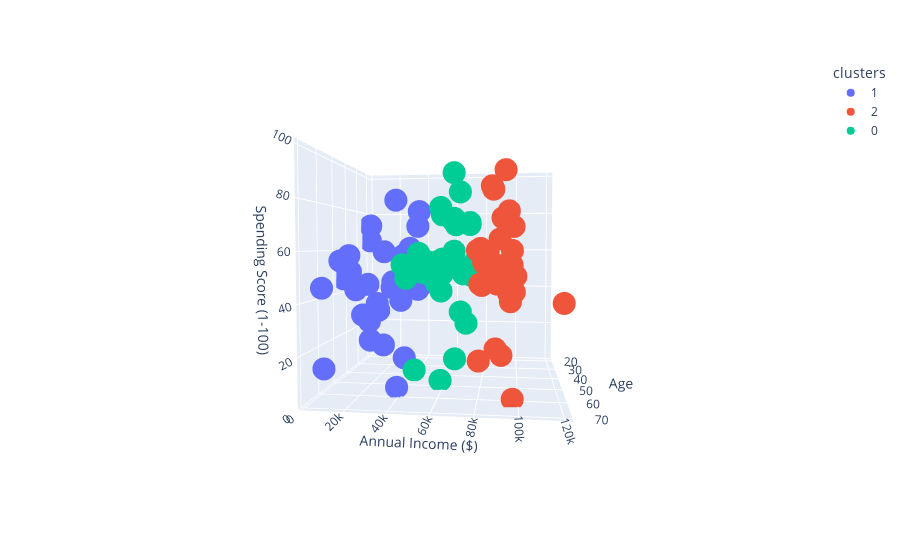

The notebook cell saved with this chart:
### Code cell
plt.scatter_3d(df,x='Age',
               y='Annual Income ($)',
               z='Spending Score (1-100)',
               color='clusters'
               )

### Figure 1 — Plotly figure (JSON) as saved in the notebook; plotly's stock layout.template omitted (floating-point values rounded to 4 significant figures)
{"data": [{"hovertemplate": "clusters=1<br>Age=%{x}<br>Annual Income ($)=%{y}<br>Spending Score (1-100)=%{z}<extra></extra>", "legendgroup": "1", "marker": {"color": "#636efa", "symbol": "circle"}, "mode": "markers", "name": "1", "scene": "scene", "showlegend": true, "type": "scatter3d", "x": [19, 21, 31, 35, 67, 37, 35, 52, 25, 40, 23, 60, 21, 42, 36, 65, 48, 31, 24, 31, 50, 69, 18, 43, 47, 60, 46, 21, 48, 55, 18, 40, 32, 47], "y": [15000, 35000, 38000, 31000, 7000, 19000, 29000, 20000, 4000, 18000, 20000, 39000, 34000, 14000, 9000, 25000, 22000, 33000, 3000, 25000, 18000, 8000, 9000, 3000, 9000, 10000, 34000, 24000, 31000, 11000, 36000, 31000, 24000, 2000], "z": [39, 81, 40, 6, 14, 13, 35, 29, 73, 31, 87, 4, 73, 17, 26, 35, 36, 61, 65, 42, 45, 46, 59, 50, 42, 56, 44, 57, 46, 58, 41, 40, 42, 47]}, {"hovertemplate": "clusters=2<br>Age=%{x}<br>Annual Income ($)=%{y}<br>Spending Score (1-100)=%{z}<extra></extra>", "legendgroup": "2", "marker": {"color": "#EF553B", "symbol": "circle"}, "mode": "markers", "name": "2", "scene": "scene", "showlegend": true, "type": "scatter3d", "x": [20, 23, 64, 30, 35, 58, 24, 20, 35, 35, 49, 21, 24, 29, 49, 33, 47, 53, 70, 68, 19, 32, 70, 59, 40, 23, 49, 67, 34, 48, 24, 20], "y": [86000, 84000, 97000, 98000, 93000, 80000, 91000, 89000, 96000, 78000, 91000, 95000, 85000, 78000, 88000, 97000, 95000, 89000, 84000, 82000, 81000, 97000, 91000, 89000, 99000, 97000, 98000, 120000, 76000, 88000, 80000, 80000], "z": [6, 94, 3, 72, 99, 15, 77, 66, 35, 61, 14, 81, 92, 42, 52, 60, 41, 46, 56, 48, 59, 47, 55, 47, 48, 52, 42, 41, 60, 49, 52, 49]}, {"hovertemplate": "clusters=0<br>Age=%{x}<br>Annual Income ($)=%{y}<br>Spending Score (1-100)=%{z}<extra></extra>", "legendgroup": "0", "marker": {"color": "#00cc96", "symbol": "circle"}, "mode": "markers", "name": "0", "scene": "scene", "showlegend": true, "type": "scatter3d", "x": [23, 22, 22, 35, 46, 31, 54, 29, 45, 53, 18, 30, 20, 49, 50, 27, 31, 59, 51, 27, 19, 67, 54, 63, 60, 26, 45, 57, 38, 22, 50, 68, 27, 48], "y": [59000, 58000, 51000, 62000, 42000, 71000, 67000, 52000, 68000, 59000, 62000, 62000, 69000, 72000, 52000, 71000, 74000, 68000, 71000, 57000, 50000, 50000, 48000, 63000, 44000, 49000, 67000, 52000, 61000, 55000, 56000, 46000, 67000, 58000], "z": [77, 76, 79, 98, 5, 73, 14, 82, 32, 4, 92, 73, 75, 28, 55, 47, 54, 60, 50, 51, 55, 52, 59, 51, 49, 54, 53, 51, 55, 55, 46, 55, 50, 42]}], "layout": {"autosize": true, "legend": {"title": {"text": "clusters"}, "tracegroupgap": 0}, "margin": {"t": 60}, "scene": {"aspectmode": "auto", "aspectratio": {"x": 1, "y": 1, "z": 1}, "camera": {"center": {"x": 0, "y": 0, "z": 0}, "eye": {"x": 2.271, "y": 0.2756, "z": 0.1056}, "projection": {"type": "perspective"}, "up": {"x": 0, "y": 0, "z": 1}}, "domain": {"x": [0, 1], "y": [0, 1]}, "xaxis": {"title": {"text": "Age"}, "type": "linear"}, "yaxis": {"title": {"text": "Annual Income ($)"}, "type": "linear"}, "zaxis": {"title": {"text": "Spending Score (1-100)"}, "type": "linear"}}}}
